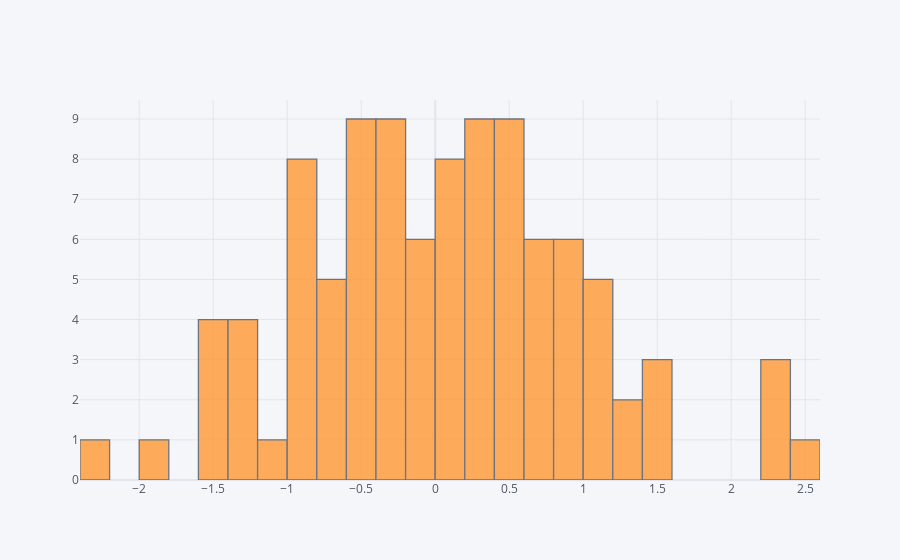

Here is the notebook cell this chart was saved with:
### Markdown cell above
### histogram

### Code cell
df['A'].iplot(kind='hist', bins=25)

### Figure 1 — Plotly figure (JSON) as saved in the notebook; plotly's stock layout.template omitted (floating-point values rounded to 4 significant figures)
{"data": [{"histfunc": "count", "histnorm": "", "marker": {"color": "rgba(255, 153, 51, 1.0)", "line": {"color": "#4D5663", "width": 1.3}}, "name": "A", "nbinsx": 25, "opacity": 0.8, "orientation": "v", "type": "histogram", "x": [0.6449, -1.243, -0.4993, 2.495, 0.7182, -1.932, 0.1147, -0.1261, -0.5103, -0.8276, -0.2507, -1.342, 0.2118, 0.5295, 0.8363, 0.4159, 0.8719, 0.6682, 0.6353, -0.889, -0.5758, 0.04734, 0.4589, 0.2053, 0.5342, -0.9578, 0.6216, 0.3009, 0.3374, 1.561, 1.165, 2.293, -0.7047, 0.3962, -0.6537, -0.4985, 2.279, 0.8499, -0.486, -0.6444, 2.215, 0.3839, -0.554, -0.9902, -2.313, -0.2325, -1.54, 1.181, 1.087, -0.16, 0.02213, 0.538, -0.9069, 0.9099, 0.3928, 0.2515, 0.03327, -0.4062, -0.2227, -0.02154, 1.141, -0.8829, -0.227, -1.141, -0.1998, 0.008667, 0.981, 0.7, -0.9876, 0.2802, -0.2784, -0.2872, -0.3418, 0.5205, -0.4341, -0.2063, -0.03675, 1.19, 0.012, 0.8273, 0.0541, -1.271, -1.556, -0.7117, -0.5313, -1.57, -0.2291, -1.299, 0.1265, 0.511, -1.527, 0.4182, 1.456, 1.432, -0.1473, -0.811, 0.5812, 1.287, -0.6973, 1.296]}], "layout": {"barmode": "overlay", "legend": {"bgcolor": "#F5F6F9", "font": {"color": "#4D5663"}}, "paper_bgcolor": "#F5F6F9", "plot_bgcolor": "#F5F6F9", "title": {"font": {"color": "#4D5663"}}, "xaxis": {"gridcolor": "#E1E5ED", "showgrid": true, "tickfont": {"color": "#4D5663"}, "title": {"font": {"color": "#4D5663"}, "text": ""}, "zerolinecolor": "#E1E5ED"}, "yaxis": {"gridcolor": "#E1E5ED", "showgrid": true, "tickfont": {"color": "#4D5663"}, "title": {"font": {"color": "#4D5663"}, "text": ""}, "zerolinecolor": "#E1E5ED"}}}
